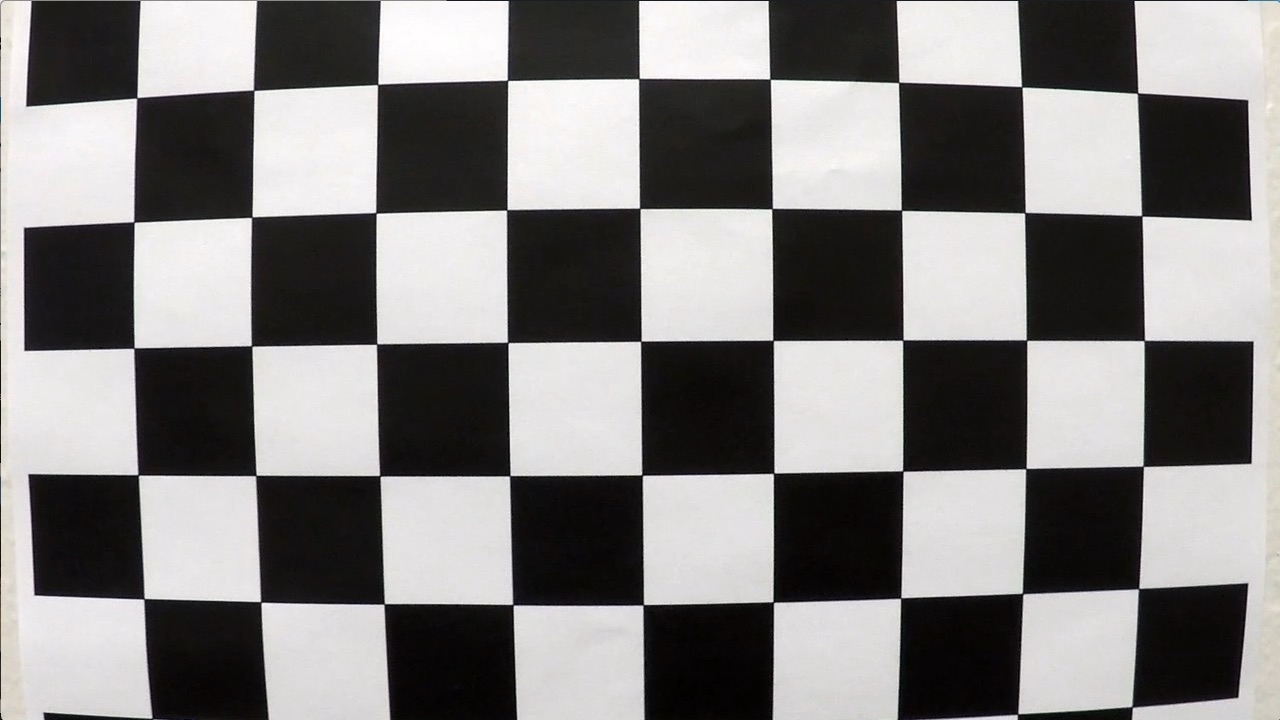
#> input picture camera_cal/calibration1.jpg, 1280 x 720 px; its folder holds 6 pictures in this run
$ python cam_cal.py
#> lines starting #> are read from the running program, lines starting #| are printed output that depends on the picture; after the words box and inside, x2 and y2 are one past the last pixel; in counts of white or black regions, pixels touching at a corner belong together
# -*- coding: utf-8 -*-
"""
Script to perform camera calibration using the chess board images.
Calculates camera matrix and distortion coefficients.
"""

import cv2
import numpy as np
import matplotlib.pyplot as plt
import matplotlib.image as mpimg
import glob
import pickle

# Arrays to store object points and image points from all the images
objpoints = []  # 3D points in real world space
imgpoints = []  # 2D points in mage plane

# Prepare object points:  (0,0,0), (1,0,0), ...(8,5,0)
objp = np.zeros((6*9, 3), np.float32)
objp[:, :2] = np.mgrid[0:9, 0:6].T.reshape(-1, 2)  # x, y coordinates

# Create a list of the calibration images
images = glob.glob('./../CarND-Advanced-Lane-Lines/camera_cal/calibration*.jpg')

# Step through the list and check for chess board corners
for idx, fname in enumerate(images):
    img = cv2.imread(fname)
#> img is the input picture: shape (720, 1280, 3); mean B, G, R 127.8, 128.4, 130.1
    gray = cv2.cvtColor(img,cv2.COLOR_BGR2GRAY)
    # Find the chess board corners
    ret, corners = cv2.findChessboardCorners(gray, (9,6), None)
#> ret = False; corners = None

    # If found add object points and image points
    if ret == True:
        print("Working on: ", fname)
        objpoints.append(objp)
        imgpoints.append(corners)
        # Draw and display the corners
        cv2.drawChessboardCorners(img, (9,6), corners, ret)
        write_name = 'corners_found' + str(idx) + '.jpg'
#> pass 2 of the loop `for idx, fname in enumerate(images):`:
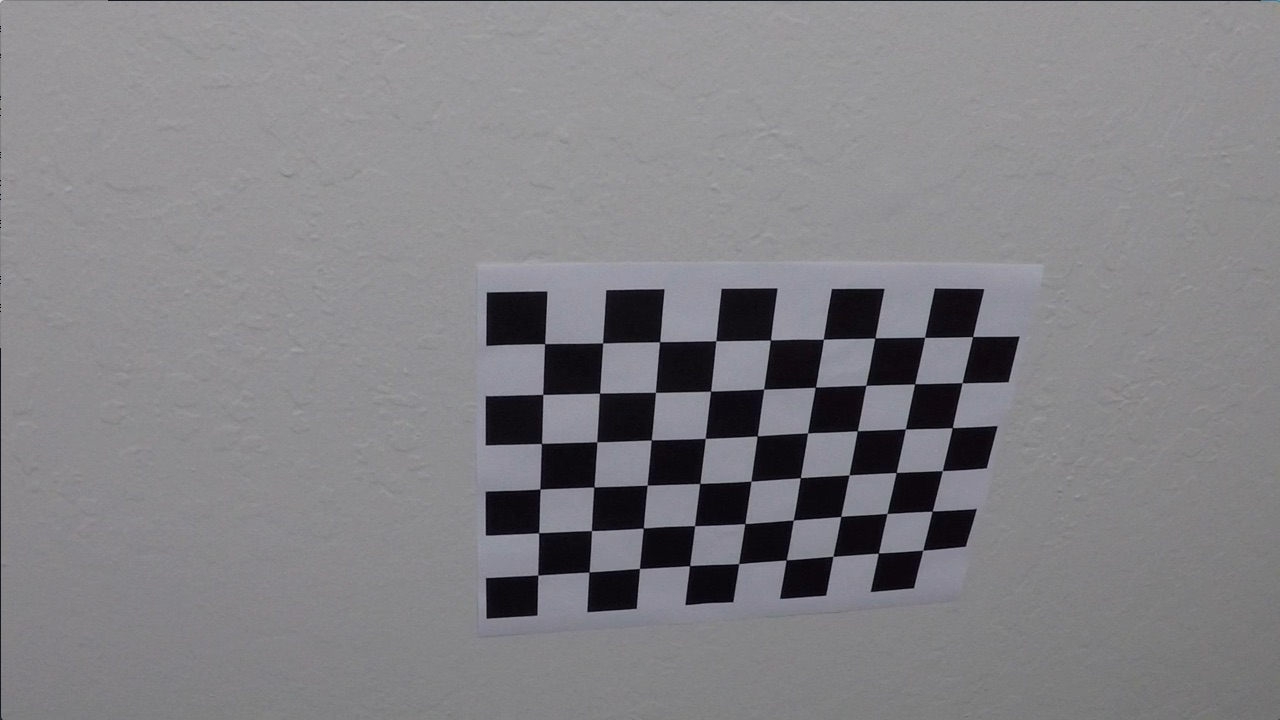
#> input picture camera_cal/calibration10.jpg, 1280 x 720 px
#> img is the input picture: shape (720, 1280, 3); mean B, G, R 133.1, 129.4, 130.2
#> ret = True; corners = 54 rows, first 8: [545.3, 343.1], [602.7, 342.8], [660.1, 341.3], [715.8, 340.7], [770.6, 340], [823.5, 339.2], [874.3, 338.5], [925.1, 337.4]
#> `cv2.drawChessboardCorners(img, (9,6), corners, ret)`:
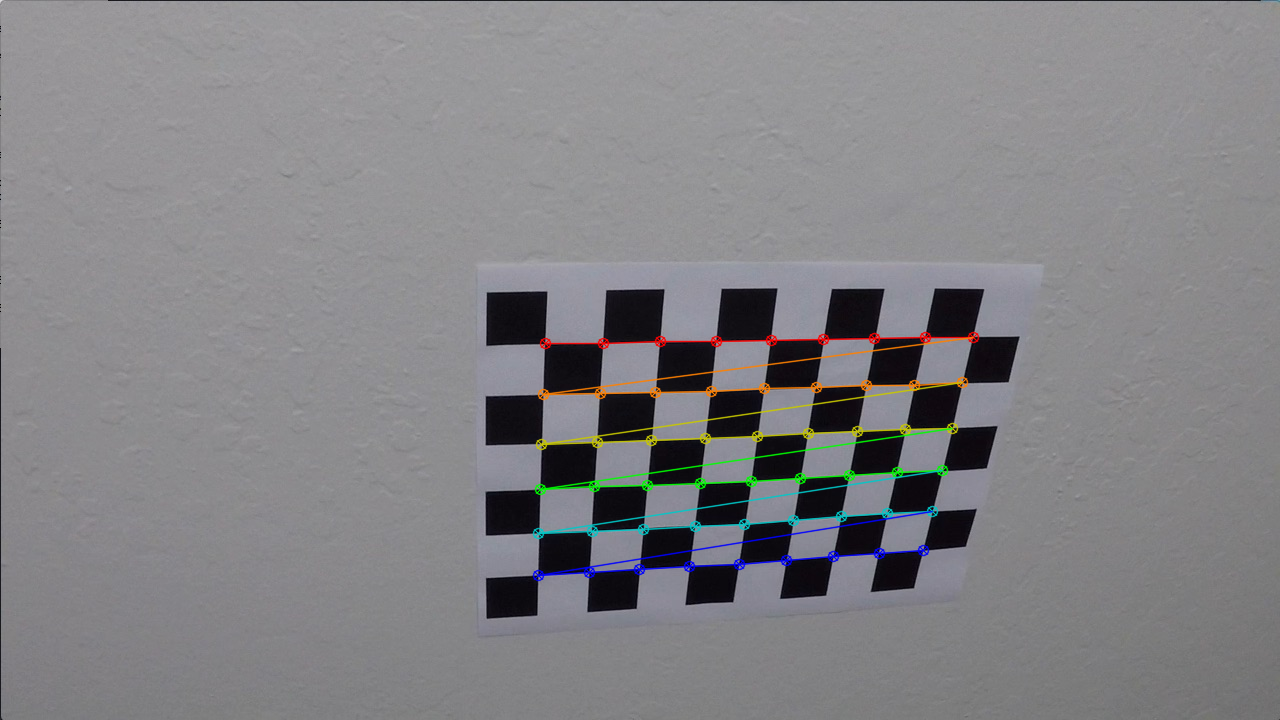
#> img: shape (720, 1280, 3); 1.91% of pixels changed, all inside (x1, y1, x2, y2) = (532, 331, 980, 582)
#> pass 3 of the loop `for idx, fname in enumerate(images):`:
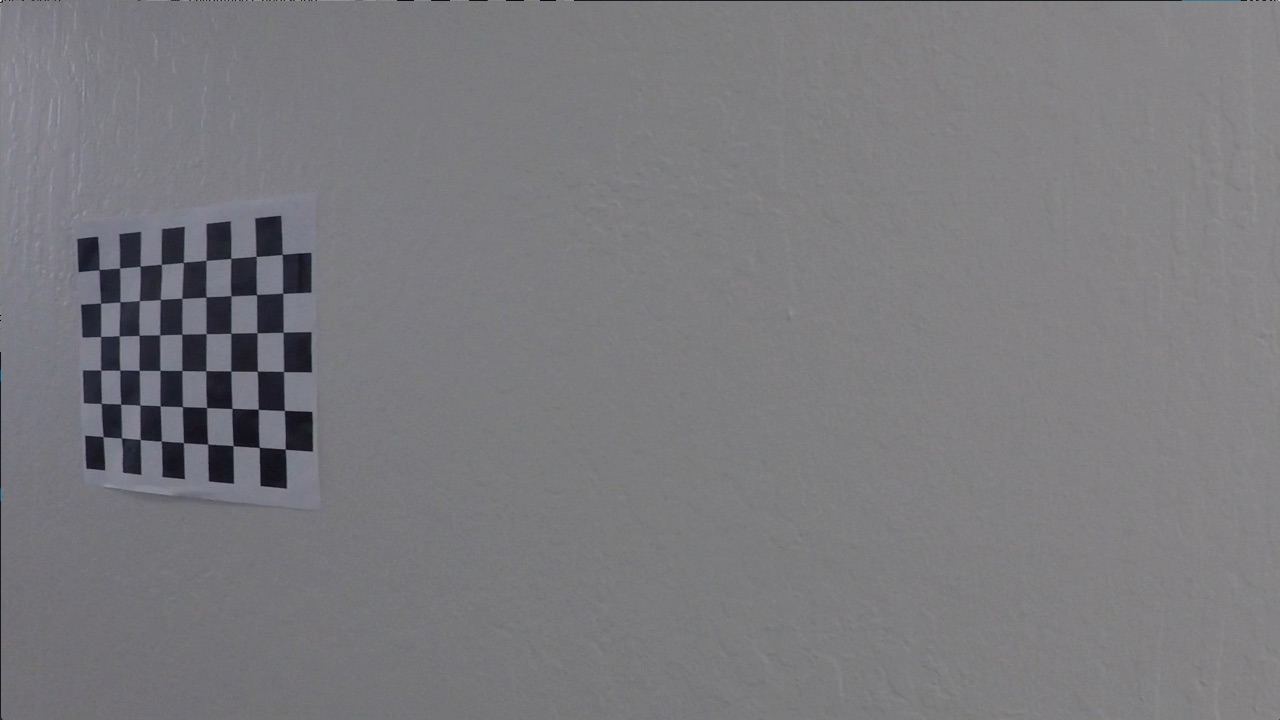
#> input picture camera_cal/calibration11.jpg, 1280 x 720 px
#> img is the input picture: shape (720, 1280, 3); mean B, G, R 125.2, 121.7, 122.2
#> corners = 54 rows, first 8: [99.22, 269.6], [119.6, 268], [140.1, 266.1], [161.3, 264.5], [183.3, 262.5], [206.1, 260.3], [230.7, 258.2], [256.2, 256.3]
#> `cv2.drawChessboardCorners(img, (9,6), corners, ret)`:
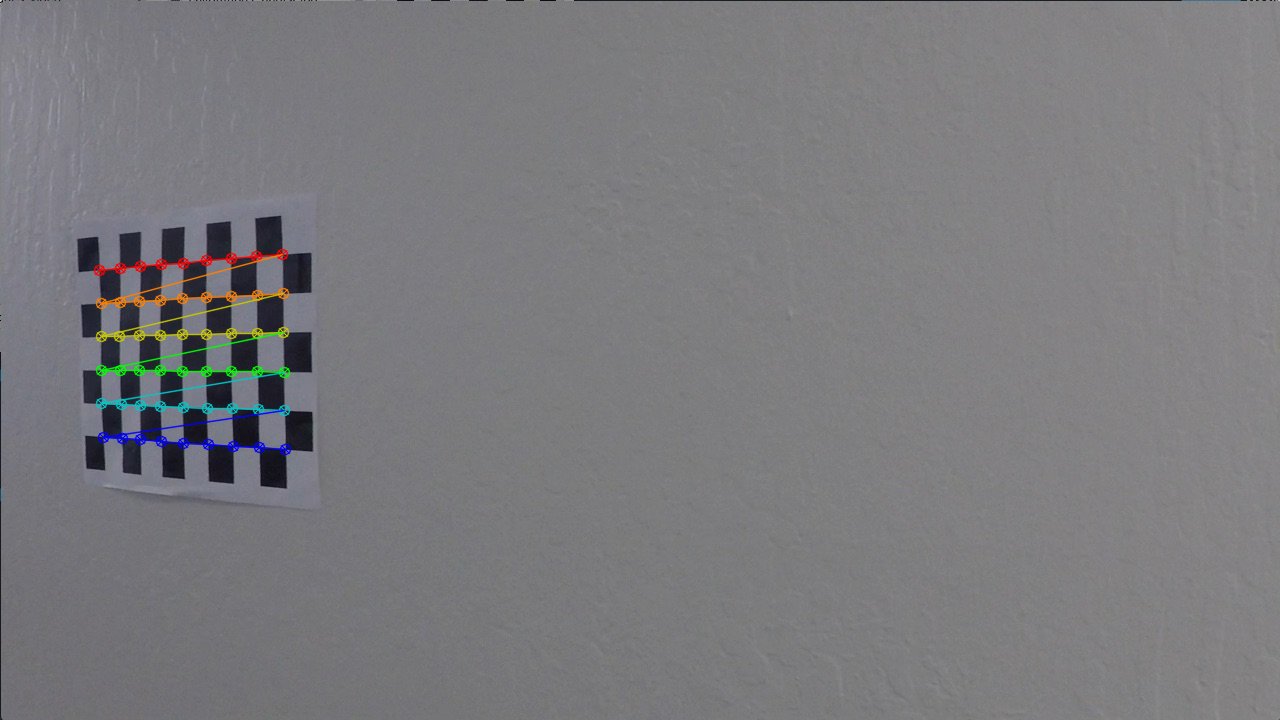
#> img: shape (720, 1280, 3); 1.11% of pixels changed, all inside (x1, y1, x2, y2) = (93, 248, 292, 456)
#> the loop made 6 passes; the first 3 are shown
        #cv2.imwrite(write_name, img)

# Load image for reference
img = cv2.imread('./../CarND-Advanced-Lane-Lines/camera_cal/calibration1.jpg')
img_size = (img.shape[1], img.shape[0])
#> img_size = (1280, 720)

# Camera calibration, given object points, image points and the shape of the image:
ret, mtx, dist, rvecs, tvecs = cv2.calibrateCamera(objpoints, imgpoints, img_size, None, None)

# Save the camera calibration results for later
dist_pickle = {}
dist_pickle["mtx"] = mtx
dist_pickle["dist"] = dist
pickle.dump(dist_pickle, open("./calibration_pickle.p", "wb"))


# Example image for project rubric

# Read in an image
img = cv2.imread('calibration3.jpg')
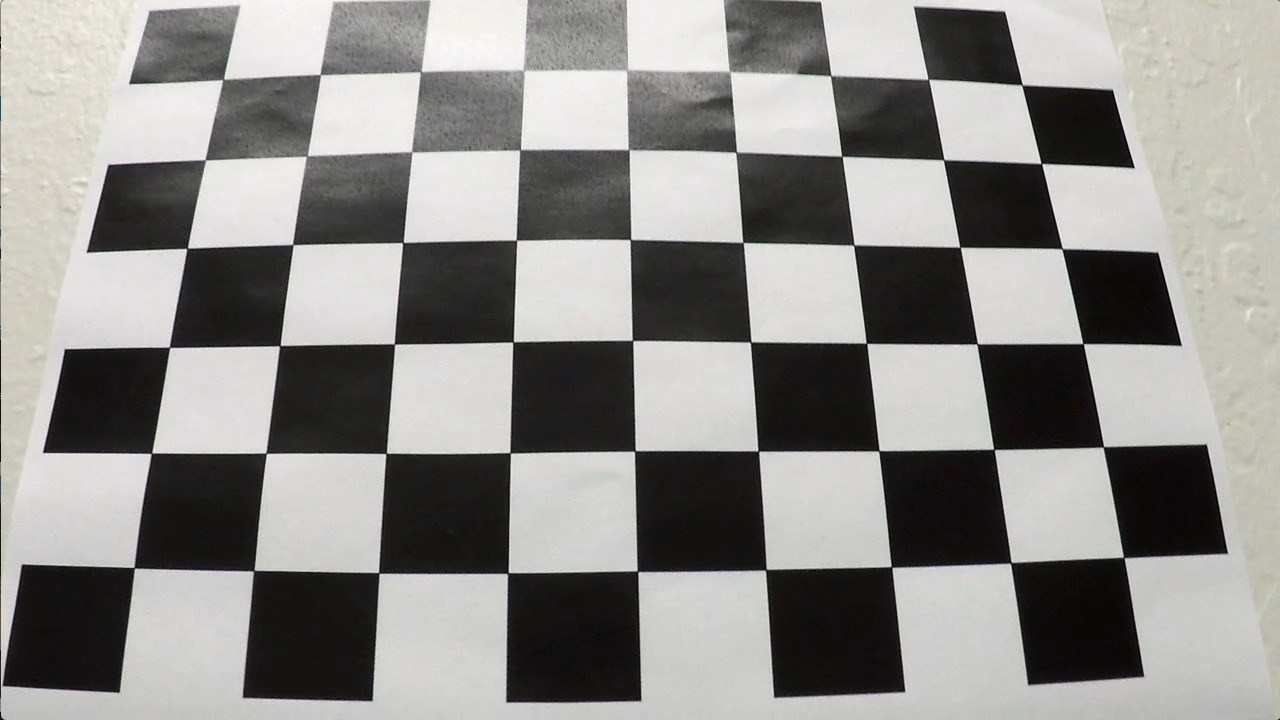
#> input picture camera_cal/calibration3.jpg, 1280 x 720 px, found by its file name
#> img is the input picture: shape (720, 1280, 3); mean B, G, R 138.1, 141, 141.8
nx = 9 # the number of inside corners in x
ny = 6 # the number of inside corners in y
undist = cv2.undistort(img, mtx, dist, None, mtx)
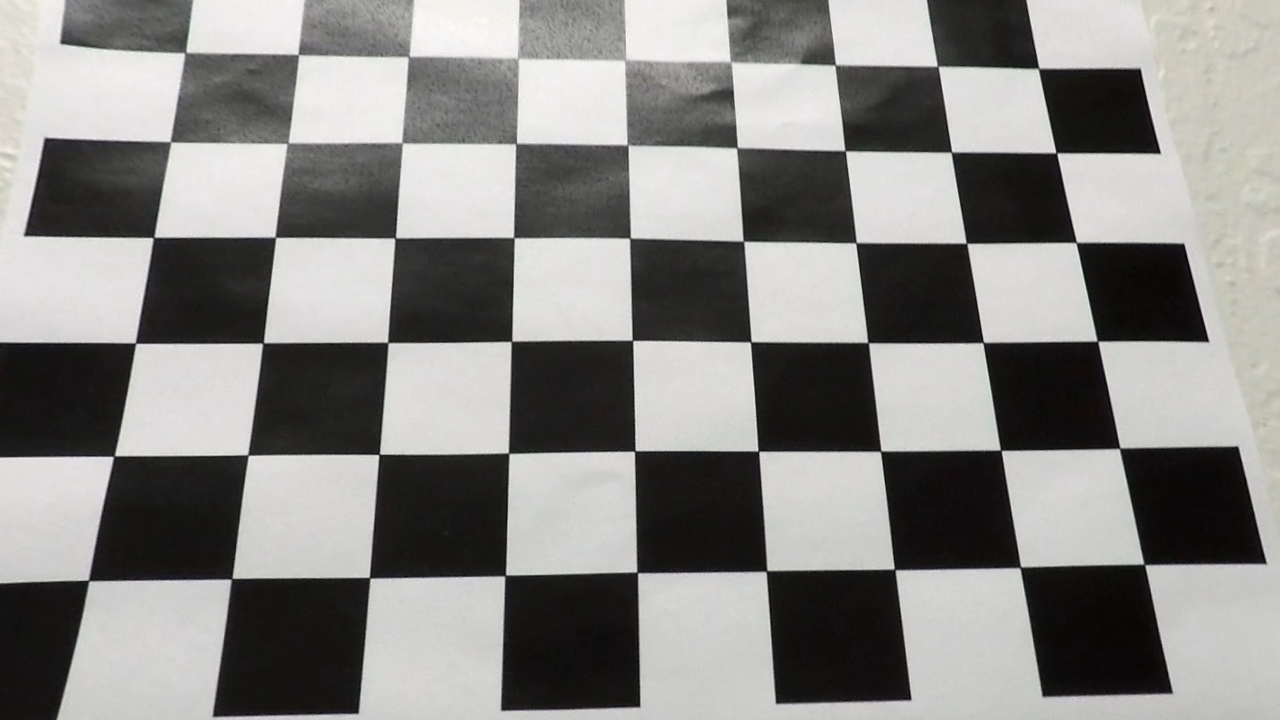
#> undist: shape (720, 1280, 3); mean B, G, R 132.5, 134.7, 135.4

# Define a function that takes an image, number of x and y points,
# camera matrix and distortion coefficients
def corners_unwarp(img, nx, ny, mtx, dist):
    # Use the OpenCV undistort() function to remove distortion
#> called with nx = 9, ny = 6, mtx = array of shape (3, 3), dist = array of shape (1, 5)
    undist = cv2.undistort(img, mtx, dist, None, mtx)
    # Convert undistorted image to grayscale
    gray = cv2.cvtColor(undist, cv2.COLOR_BGR2GRAY)
    # Search for corners in the grayscaled image
    ret, corners = cv2.findChessboardCorners(gray, (nx, ny), None)

    if ret == True:
        # If we found corners, draw them!
        cv2.drawChessboardCorners(undist, (nx, ny), corners, ret)
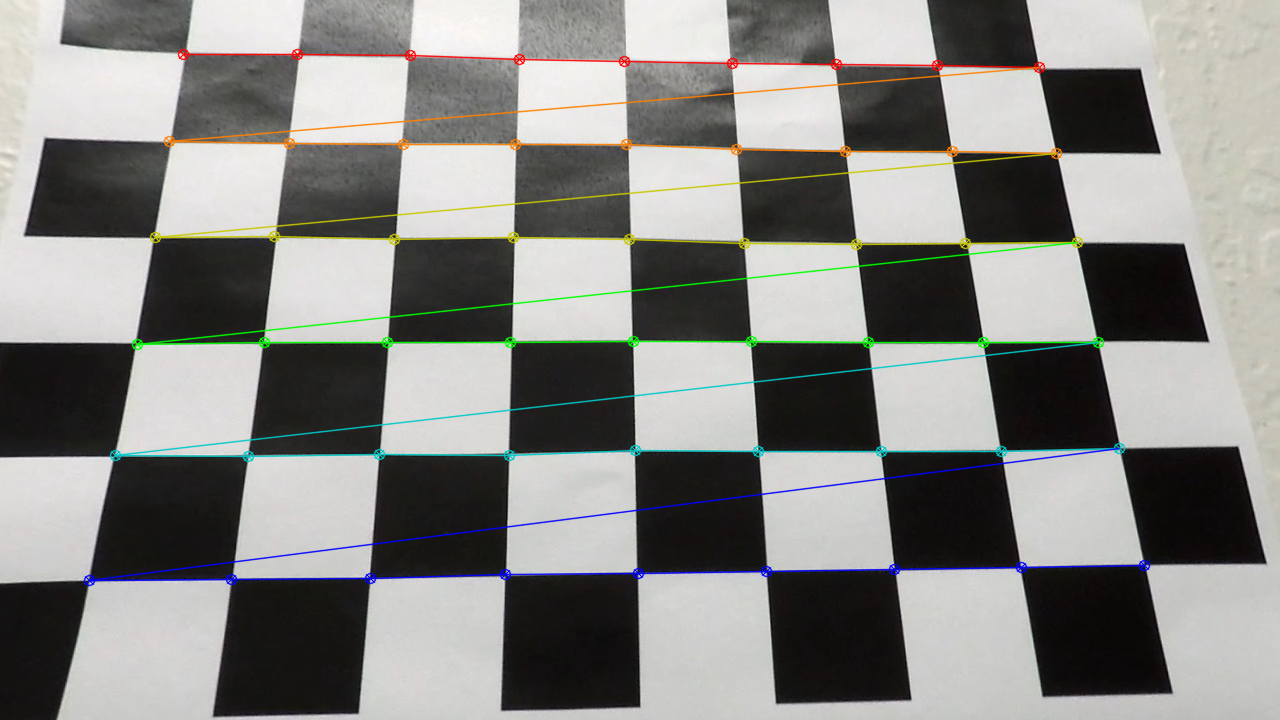
#> undist: shape (720, 1280, 3); 3.85% of pixels changed, all inside (x1, y1, x2, y2) = (83, 48, 1151, 587)
        # Choose offset from image corners to plot detected corners
        # This should be chosen to present the result at the proper aspect ratio
        # My choice of 100 pixels is not exact, but close enough for our purpose here
        offset = 100 # offset for dst points
        # Grab the image shape
        img_size = (gray.shape[1], gray.shape[0])
#> img_size = (1280, 720)

        # For source points I'm grabbing the outer four detected corners
        src = np.float32([corners[0], corners[nx-1], corners[-1], corners[-nx]])
        # For destination points, I'm arbitrarily choosing some points to be
        # a nice fit for displaying our warped result
        # again, not exact, but close enough for our purposes
        dst = np.float32([[offset, offset], [img_size[0]-offset, offset],
                                     [img_size[0]-offset, img_size[1]-offset],
                                     [offset, img_size[1]-offset]])
        # Given src and dst points, calculate the perspective transform matrix
        M = cv2.getPerspectiveTransform(src, dst)
        # Warp the image using OpenCV warpPerspective()
        warped = cv2.warpPerspective(undist, M, img_size)
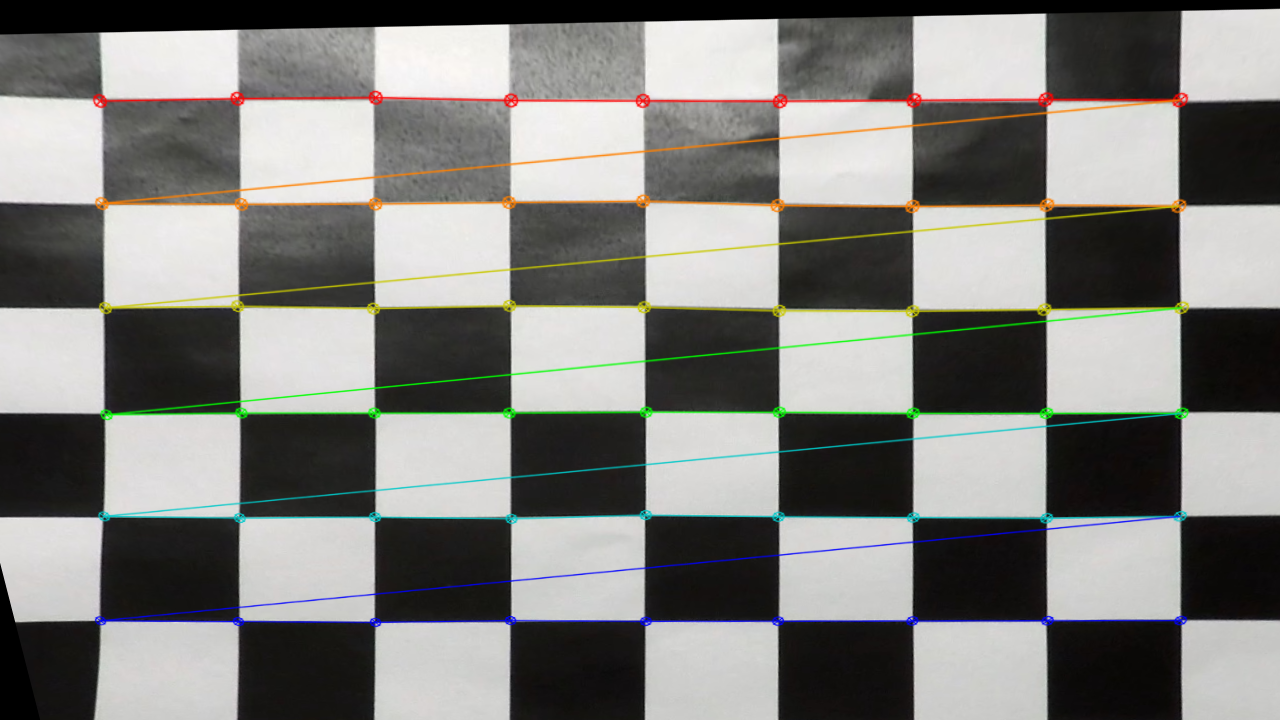
#> warped: shape (720, 1280, 3); mean B, G, R 124.8, 128.1, 128.4

    # Return the resulting image and matrix
    return warped, M

top_down, perspective_M = corners_unwarp(img, nx, ny, mtx, dist)
cv2.imwrite('calib3_undist_transf.jpg', top_down)
